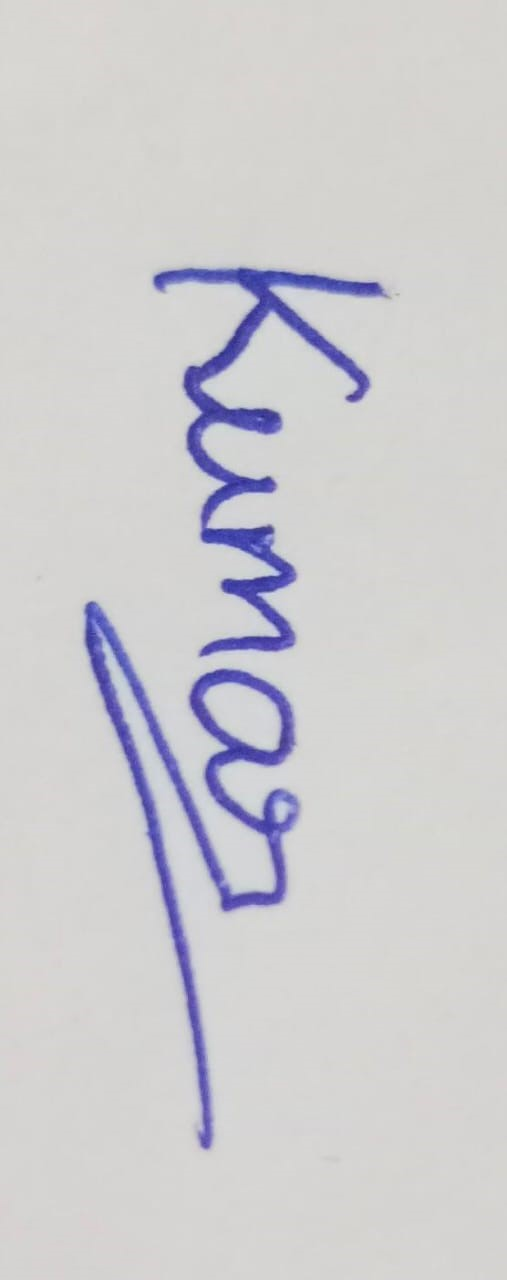
#> input picture SIGNATURE MATCHING BY THERSOLD/downloads/image1.jpg, 507 x 1280 px, found by its file name
$ python 'signature recogintion.py'
#> lines starting #> are read from the running program, lines starting #| are printed output that depends on the picture; after the words box and inside, x2 and y2 are one past the last pixel; in counts of white or black regions, pixels touching at a corner belong together
import cv2
import numpy as np
from skimage.metrics import structural_similarity as ssim

def compare_signatures(img1, img2):
    # Convert the images to grayscale
        # Convert the images to grayscale
    gray1 = cv2.cvtColor(img1, cv2.COLOR_BGR2GRAY)
    gray2 = cv2.cvtColor(img2, cv2.COLOR_BGR2GRAY)

    # Compute the Structural Similarity Index (SSI)
    similarity_index = ssim(gray1, gray2)

    # Define a threshold for similarity
    similarity_threshold = 0.95
    print(similarity_index)


    # Check if the similarity index is above the threshold
    if similarity_index > similarity_threshold:
        return True
    else:
        return False


    # Load the original signature image
original_image = cv2.imread(r'D:\downloads\image1.jpg')
#> original_image is the input picture: shape (1280, 507, 3); mean B, G, R 207.8, 204.8, 205.7
cv2.imshow('original_image', original_image)
cv2.waitKey(0)
cv2.destroyAllWindows()

# Convert the image to grayscale
gray_original = cv2.cvtColor(original_image, cv2.COLOR_BGR2GRAY)
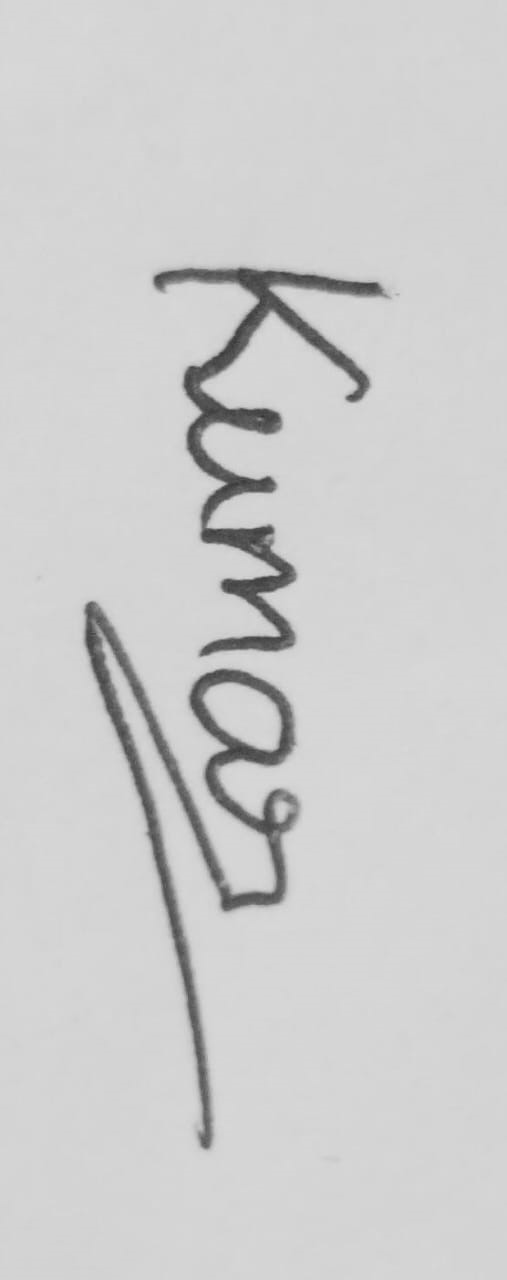
#> gray_original: shape (1280, 507); min 51, max 219, mean 205.5
cv2.imshow('grayscale_image', gray_original)
cv2.waitKey(0)
cv2.destroyAllWindows()

# Threshold to obtain binary image
_, binary_original = cv2.threshold(gray_original, 127, 255, cv2.THRESH_BINARY)
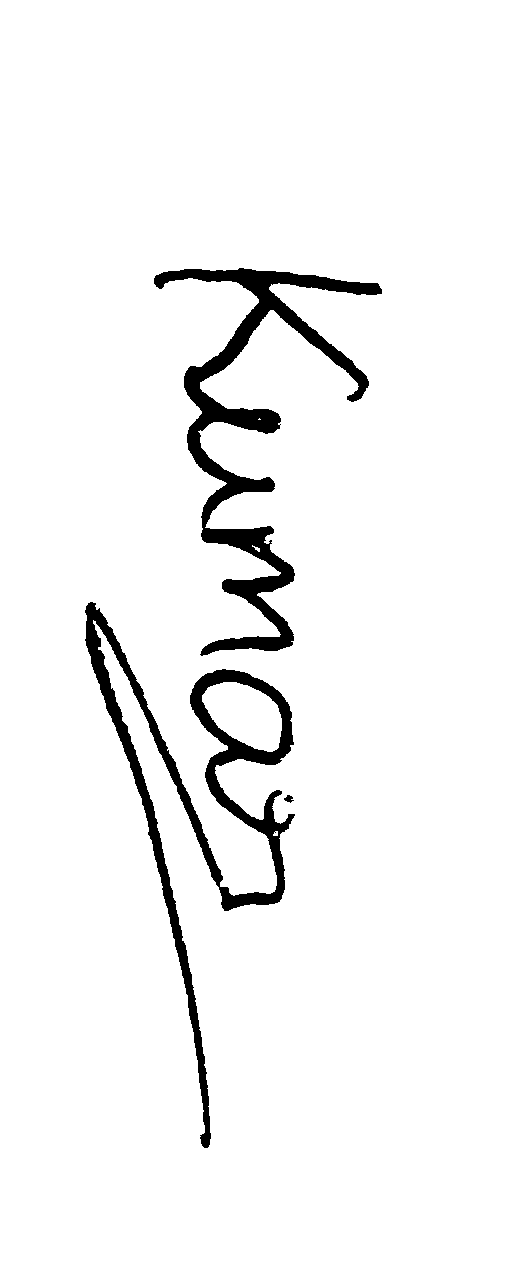
#> binary_original: shape (1280, 507); 95.5% white; 3 black regions, box (x1, y1, x2, y2) and area: (154, 268, 382, 656) 14926, (85, 602, 295, 1148) 14029, (284, 795, 294, 803) 46
cv2.imshow('grayscale_image', binary_original)
cv2.waitKey(0)
cv2.destroyAllWindows()

# Extract the signature contour from the original image
contours1, _ = cv2.findContours(binary_original, cv2.RETR_EXTERNAL, cv2.CHAIN_APPROX_SIMPLE)
#> contours1 = [[[0, 0], [0, 1279], [506, 1279], [506, 0]]]
contour1 = contours1[0]
#> contour1 = [[0, 0], [0, 1279], [506, 1279], [506, 0]]

# Create a mask for the original signature
mask = np.zeros(gray_original.shape, dtype=np.uint8)
cv2.drawContours(mask, [contour1], 0, 255, -1)
#> mask: shape (1280, 507); every value is 255

# Extract the signature region from the original image
original_signature = cv2.bitwise_and(original_image, original_image, mask=mask)
cv2.imshow('grayscale_image', original_signature)
cv2.waitKey(0)
cv2.destroyAllWindows()


# Load the input signature image
input_image1 = cv2.imread(r'D:\downloads\image1.jpg')
input_image = cv2.resize(input_image1, (original_image.shape[1], original_image.shape[0]),interpolation=cv2.INTER_AREA)
# Convert the image to grayscale
gray_input = cv2.cvtColor(input_image, cv2.COLOR_BGR2GRAY)
cv2.imshow('grayscale_image', gray_input)
cv2.waitKey(0)
cv2.destroyAllWindows()


# Threshold to obtain binary image
_, binary_input = cv2.threshold(gray_input, 127, 255, cv2.THRESH_BINARY)
cv2.imshow('grayscale_image', binary_input)
cv2.waitKey(0)
cv2.destroyAllWindows()

# Extract the signature contour from the input image
contours2, _ = cv2.findContours(binary_input, cv2.RETR_EXTERNAL, cv2.CHAIN_APPROX_SIMPLE)
#> contours2 = [[[0, 0], [0, 1279], [506, 1279], [506, 0]]]
contour2 = contours2[0]
#> contour2 = [[0, 0], [0, 1279], [506, 1279], [506, 0]]

# Create a mask for the input signature
mask = np.zeros(gray_input.shape, dtype=np.uint8)
cv2.drawContours(mask, [contour2], 0, 255, -1)

# Extract the signature region from the input image
input_signature = cv2.bitwise_and(input_image, input_image, mask=mask)
cv2.imshow('grayscale_image', input_signature)
cv2.waitKey(0)
cv2.destroyAllWindows()

# Compare the signatures
if compare_signatures(original_signature, input_signature):
#> in compare_signatures, `similarity_index = ssim(gray1, gray2)`: similarity_index = 1
#| 1.0
    print('The signatures are matched')
else:
    print('The signatures are not Matched.')
